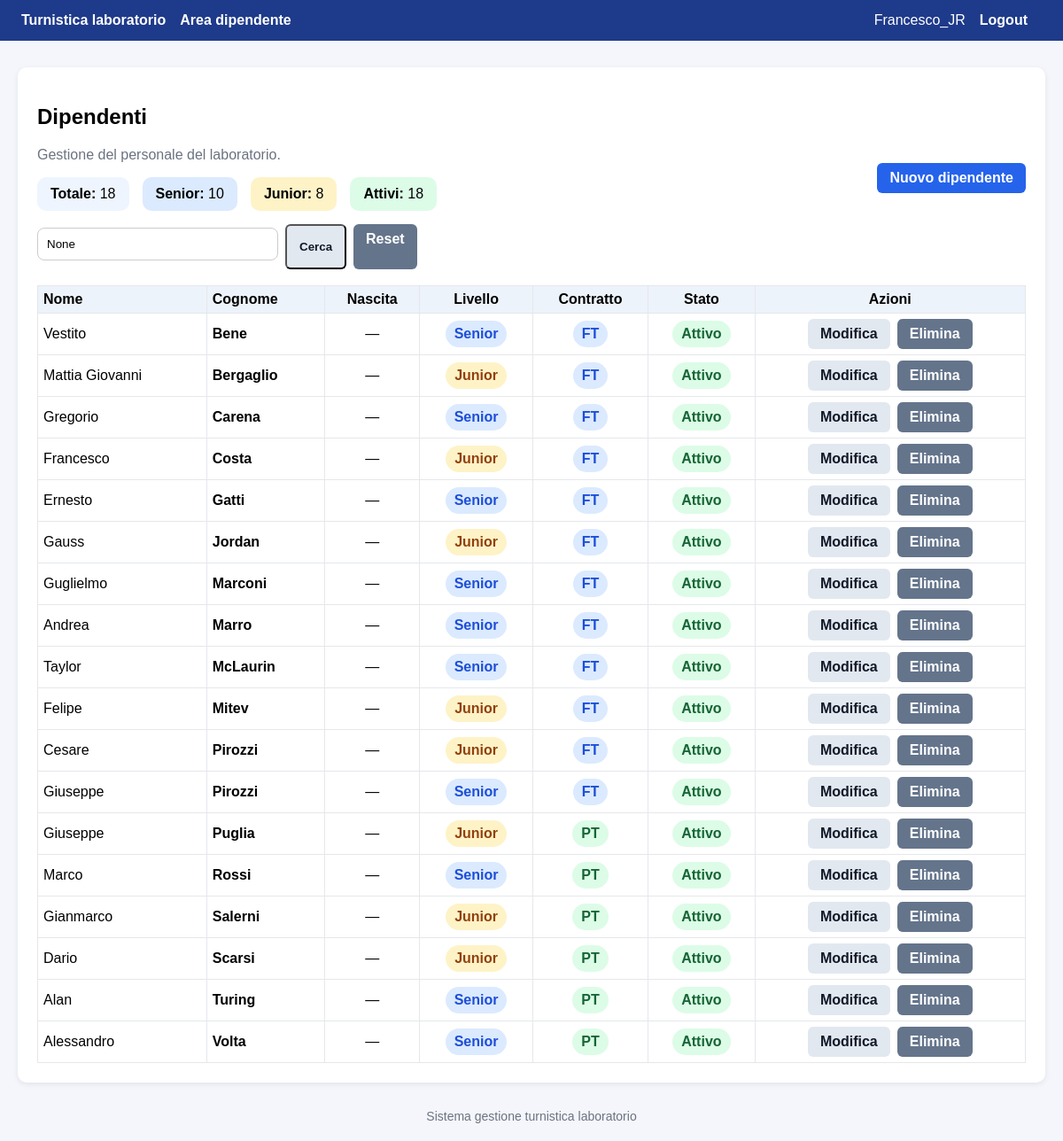
Page /dipendenti/ (signed in) on the committed database.
### scheduler/models.py (models this page shows, shortened)
class Dipendente(models.Model):
    LIVELLI = [
        ("senior", "Senior"),
        ("junior", "Junior"),
    ]
    TIPI_CONTRATTO = [
        ("full_time", "Full-time"),
        ("part_time", "Part-time"),
    ]
    utente = models.OneToOneField(User, on_delete=models.SET_NULL, null=True, blank=True)
    nome = models.CharField(max_length=100)
    cognome = models.CharField(max_length=100)
    data_nascita = models.DateField(null=True, blank=True)
    livello = models.CharField(max_length=10, choices=LIVELLI)
    tipo_contratto = models.CharField(
        max_length=20,
        choices=TIPI_CONTRATTO,
        default="full_time"
    )
    attivo = models.BooleanField(default=True)
    class Meta:
        ordering = ["cognome", "nome"]
        verbose_name = "Dipendente"
        verbose_name_plural = "Dipendenti"

### scheduler/views.py (the view)
# urls.py: path("dipendenti/", dipendenti_lista, name="dipendenti_lista"),
@login_required
def dipendenti_lista(request):
    if not utente_admin(request.user):
        return redirect("home")
    query = request.GET.get("q")
    dipendenti = Dipendente.objects.all()
    if query:
        dipendenti = dipendenti.filter(
            Q(nome__icontains=query) |
            Q(cognome__icontains=query)
        )
    totale = Dipendente.objects.count()
    senior = Dipendente.objects.filter(livello="senior").count()
    junior = Dipendente.objects.filter(livello="junior").count()
    attivi = Dipendente.objects.filter(attivo=True).count()
    return render(
        request,
        "scheduler/dipendenti_lista.html",
        {
            "dipendenti": dipendenti,
            "query": query,
            "totale": totale,
            "senior": senior,
            "junior": junior,
            "attivi": attivi,
        }
    )

### scheduler/views.py (called while the page is built)
def utente_admin(user):
    return user.is_authenticated and (
        user.is_superuser or user.groups.filter(name="Amministratori").exists()
    )

### scheduler/templates/scheduler/dipendenti_lista.html (shortened to what this page needs)
{% extends "scheduler/base.html" %}
{% block content %}
<div class="card">
    <div class="top-actions">
        <div>
            <h2>Dipendenti</h2>
            <p class="muted">Gestione del personale del laboratorio.</p>
            <div style="display:flex; gap:15px; margin-top:10px; flex-wrap:wrap;">
                <div style="background:#eef5ff; padding:10px 15px; border-radius:10px;">
                    <strong>Totale:</strong> {{ totale }}
                </div>
                <div style="background:#dbeafe; padding:10px 15px; border-radius:10px;">
                    <strong>Senior:</strong> {{ senior }}
                </div>
                <div style="background:#fef3c7; padding:10px 15px; border-radius:10px;">
                    <strong>Junior:</strong> {{ junior }}
                </div>
                <div style="background:#dcfce7; padding:10px 15px; border-radius:10px;">
                    <strong>Attivi:</strong> {{ attivi }}
                </div>
            </div>
            <form method="get" style="margin-top:15px; display:flex; gap:8px; flex-wrap:wrap;">
                <input
                    type="text"
                    name="q"
                    placeholder="Cerca per nome o cognome..."
                    value="{{ query }}"
                    style="padding:10px; border-radius:8px; border:1px solid #ccc; width:250px;"
                >
                <button class="btn btn-light" type="submit">
                    Cerca
                </button>
                <a class="btn btn-secondary" href="{% url 'dipendenti_lista' %}">
                    Reset
                </a>
            </form>
        </div>
        <div>
            <a class="btn" href="{% url 'dipendente_nuovo' %}">
                Nuovo dipendente
            </a>
        </div>
    </div>
    <div style="overflow-x:auto;">
        <table>
            <thead>
                <tr>
                    <th class="text-left">Nome</th>
                    <th class="text-left">Cognome</th>
                    <th>Nascita</th>
                    <th>Livello</th>
                    <th>Contratto</th>
                    <th>Stato</th>
                    <th>Azioni</th>
                </tr>
            </thead>
            <tbody>
                {% for d in dipendenti %}
                <tr>
                    <td class="text-left">
                        {{ d.nome }}
                    </td>
                    <td class="text-left">
                        <strong>{{ d.cognome }}</strong>
                    </td>
                    <td>
                        {% if d.data_nascita %}
                            {{ d.data_nascita|date:"d/m/Y" }}
                        {% else %}
                            —
                        {% endif %}
                    </td>
                    <td>
                        {% if d.livello == "senior" %}
                            <span style="display:inline-block; padding:6px 10px; border-radius:999px; background:#dbeafe; color:#1d4ed8; font-weight:bold;">
                                Senior
                            </span>
                        {% else %}
                            <span style="display:inline-block; padding:6px 10px; border-radius:999px; background:#fef3c7; color:#92400e; font-weight:bold;">
                                Junior
                            </span>
                        {% endif %}
                    </td>
                    <td>
                        {% if d.tipo_contratto == "full_time" %}
                            <span
                                title="Full-time"
                                style="display:inline-block; padding:6px 10px; border-radius:999px; background:#dbeafe; color:#1d4ed8; font-weight:bold;"
                            >
                                FT
                            </span>
                        {% else %}
                            <span
                                title="Part-time"
                                style="display:inline-block; padding:6px 10px; border-radius:999px; background:#dcfce7; color:#166534; font-weight:bold;"
                            >
                                PT
                            </span>
                        {% endif %}
                    </td>
                    <td>
                        {% if d.attivo %}
                            <span style="display:inline-block; padding:6px 10px; border-radius:999px; background:#dcfce7; color:#166534; font-weight:bold;">
                                Attivo
                            </span>
                        {% else %}
                            <span style="display:inline-block; padding:6px 10px; border-radius:999px; background:#fee2e2; color:#991b1b; font-weight:bold;">
                                Non attivo
                            </span>
                        {% endif %}
                    </td>
                    <td>
                        <div style="display:flex; gap:8px; justify-content:center; flex-wrap:wrap;">
                            <a class="btn btn-light"
                               href="{% url 'dipendente_modifica' d.id %}">
                                Modifica
                            </a>
                            <a class="btn btn-secondary"
                               href="{% url 'dipendente_elimina' d.id %}">
                                Elimina
                            </a>
                        </div>
                    </td>
                </tr>
                {% empty %}
                <tr>
                    <td colspan="7">
                        Nessun dipendente trovato.
                    </td>
                </tr>
                {% endfor %}
            </tbody>
        </table>
    </div>
</div>
{% endblock %}

### scheduler/templates/scheduler/base.html (shortened to what this page needs)
<!DOCTYPE html>
<html lang="it">
<head>
</head>
<body>
<nav>
<div class="nav-left">
<a href="{% url 'smista_dashboard' %}">Turnistica laboratorio</a>
{% if user.is_authenticated %}
<a href="{% url 'dipendente_dashboard' %}">Area dipendente</a>
{% endif %}
</div>
<div class="nav-right">
{% if user.is_authenticated %}
<span style="margin-right:16px;">
{{ user.username }}
</span>
<a href="{% url 'logout_view' %}">Logout</a>
{% else %}
<a href="{% url 'login_view' %}">Login</a>
{% endif %}
</div>
</nav>
<div class="container">
{% block content %}{% endblock %}
</div>
<footer>
Sistema gestione turnistica laboratorio
</footer>
</body>
</html>

### scheduler/templates/scheduler/base.html (style rules this page uses)
body { font-family: Arial, Helvetica, sans-serif; background:#f4f6fb; margin:0; padding:0; }
nav { background:#1e3a8a; color:white; padding:14px 24px; display:flex; justify-content:space-between; align-items:center; }
nav a { color:white; text-decoration:none; margin-right:16px; font-weight:600; }
.nav-left { display:flex; align-items:center; }
.nav-right { display:flex; align-items:center; }
.container { max-width:1200px; margin:30px auto; padding:0 20px; }
.card { background:white; border-radius:10px; padding:22px; margin-bottom:24px; box-shadow:0 2px 6px rgba(0,0,0,0.08); }
.btn { display:inline-block; background:#2563eb; color:white; padding:8px 14px; border-radius:6px; text-decoration:none; font-weight:600; }
.btn-secondary { background:#64748b; }
.btn-light { background:#e2e8f0; color:#111827; }
table { border-collapse:collapse; width:100%; }
th, td { border:1px solid #e5e7eb; padding:6px; text-align:center; }
th { background:#edf3fb; }
.text-left { text-align:left; }
.top-actions { display:flex; justify-content:space-between; align-items:center; margin-bottom:18px; }
.muted { color:#6b7280; }
input, select, textarea { width:100%; padding:6px 8px; border:1px solid #cbd5e1; border-radius:6px; margin-top:4px; margin-bottom:10px; }
footer { text-align:center; color:#6b7280; font-size:14px; margin-top:30px; padding-bottom:20px; }

### rows in the picture
Dipendente: nome "Vestito", cognome "Bene", livello "Senior", tipo_contratto "FT", attivo "Attivo"
Dipendente: nome "Mattia Giovanni", cognome "Bergaglio", livello "Junior", tipo_contratto "FT", attivo "Attivo"
Dipendente: nome "Gregorio", cognome "Carena", livello "Senior", tipo_contratto "FT", attivo "Attivo"
Dipendente: nome "Francesco", cognome "Costa", livello "Junior", tipo_contratto "FT", attivo "Attivo"
Dipendente: nome "Ernesto", cognome "Gatti", livello "Senior", tipo_contratto "FT", attivo "Attivo"
Dipendente: nome "Gauss", cognome "Jordan", livello "Junior", tipo_contratto "FT", attivo "Attivo"
Dipendente: nome "Guglielmo", cognome "Marconi", livello "Senior", tipo_contratto "FT", attivo "Attivo"
Dipendente: nome "Andrea", cognome "Marro", livello "Senior", tipo_contratto "FT", attivo "Attivo"
Dipendente: nome "Taylor", cognome "McLaurin", livello "Senior", tipo_contratto "FT", attivo "Attivo"
Dipendente: nome "Felipe", cognome "Mitev", livello "Junior", tipo_contratto "FT", attivo "Attivo"
Dipendente: nome "Cesare", cognome "Pirozzi", livello "Junior", tipo_contratto "FT", attivo "Attivo"
Dipendente: nome "Giuseppe", cognome "Pirozzi", livello "Senior", tipo_contratto "FT", attivo "Attivo"
Dipendente: nome "Giuseppe", cognome "Puglia", livello "Junior", tipo_contratto "PT", attivo "Attivo"
Dipendente: nome "Marco", cognome "Rossi", livello "Senior", tipo_contratto "PT", attivo "Attivo"
Dipendente: nome "Gianmarco", cognome "Salerni", livello "Junior", tipo_contratto "PT", attivo "Attivo"
Dipendente: nome "Dario", cognome "Scarsi", livello "Junior", tipo_contratto "PT", attivo "Attivo"
Dipendente: nome "Alan", cognome "Turing", livello "Senior", tipo_contratto "PT", attivo "Attivo"
Dipendente: nome "Alessandro", cognome "Volta", livello "Senior", tipo_contratto "PT", attivo "Attivo"

### other values in the picture
{{ user.username }} "Francesco_JR"
{{ totale }} "18"
{{ senior }} "10"
{{ junior }} "8"
{{ attivi }} "18"
